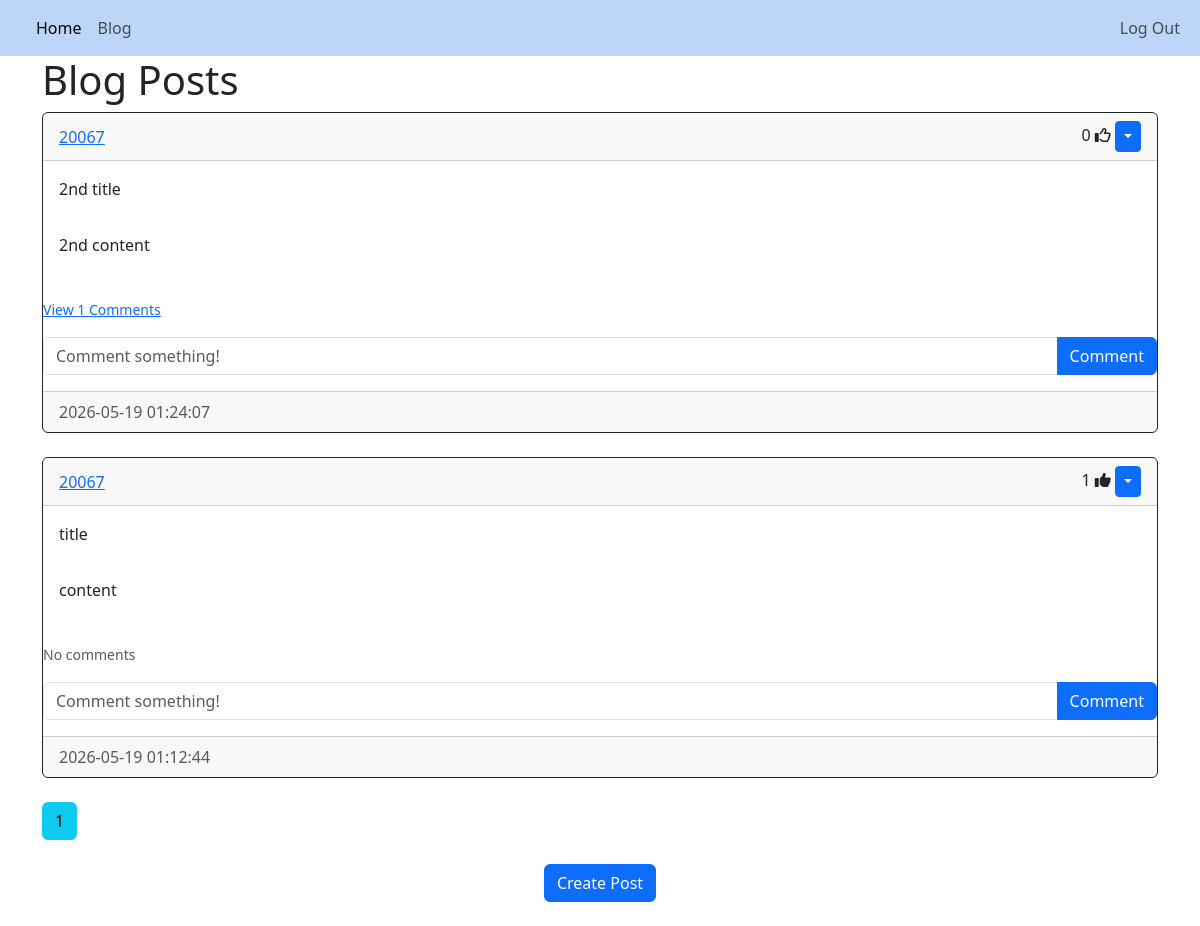
Page /blog (signed in) on the earlier database version.
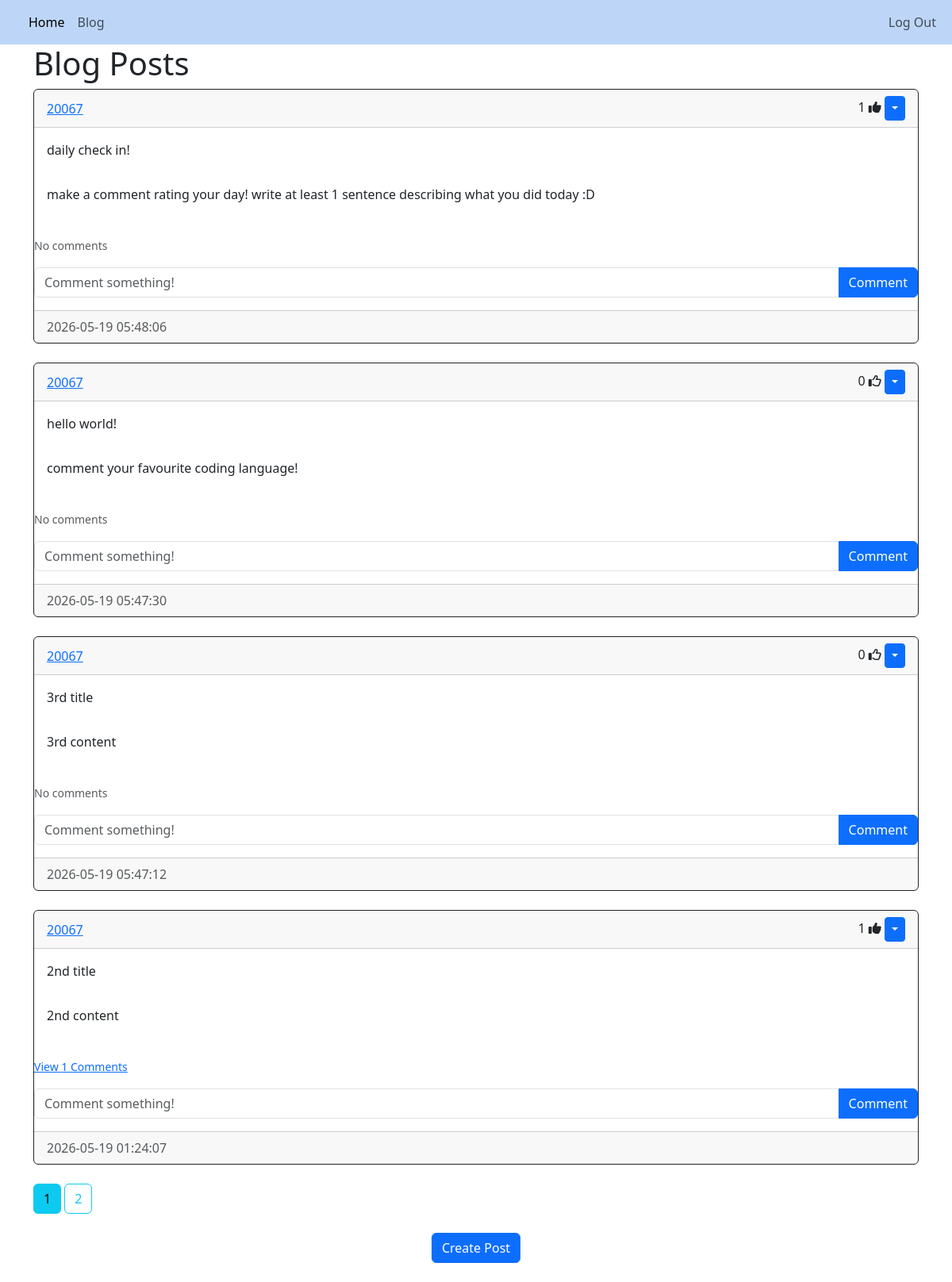
Same page on the later database version.
### website/models.py (models this page shows)
class Post(db.Model):
    id = db.Column(db.Integer, primary_key=True)
    title = db.Column(db.String(150), unique=True)
    content = db.Column(db.Text, nullable=False)
    date_created = db.Column(db.DateTime(timezone=True), default=func.now())
    author = db.Column(db.Integer, db.ForeignKey('user.id', ondelete="CASCADE"), nullable=False)
    comments = db.relationship('Comment', backref='post', passive_deletes=True)
    likes = db.relationship('Like', backref='post', passive_deletes=True)

class User(db.Model, UserMixin):
    id = db.Column(db.Integer, primary_key=True)
    email = db.Column(db.String(150), unique=True)
    username = db.Column(db.String(150), unique=True)
    password = db.Column(db.String(150))
    date_created = db.Column(db.DateTime(timezone=True), default=func.now())
    posts = db.relationship('Post', backref='user', passive_deletes=True)
    comments = db.relationship('Comment', backref='user', passive_deletes=True)
    likes = db.relationship('Like', backref='user', passive_deletes=True)

### website/views.py (the view)
@views.route("/blog")
@login_required
def blog():
    page = request.args.get('page', 1, type=int)
    posts = Post.query.order_by(Post.date_created.desc()).paginate(page=page, per_page=4)
    return render_template("blog.html", user=current_user, posts=posts)

### website/__init__.py (called while the page is built)
def create_app():
    app = Flask(__name__)
    app.config['SECRET_KEY'] = "DQiAlMIU5u5eeLDw4KPMHx4d"
    app.config['SQLALCHEMY_DATABASE_URI'] = f'sqlite:///{DB_NAME}'
    db.init_app(app)
    from .views import views
    from .auth import auth
    app.register_blueprint(views, url_prefix="/")
    app.register_blueprint(auth, url_prefix="/")
    from .models import User, Post
    with app.app_context():
        db.create_all()
    login_manager = LoginManager()
    login_manager.login_view = "auth.login"
    login_manager.init_app(app)
    @login_manager.user_loader
    def load_user(id):
        return User.query.get(int(id))
    return app

### website/templates/blog.html
{% extends "posts_div.html"%} {% block title %} Blog {% endblock %}

### website/templates/posts_div.html (shortened to what this page needs)
{% extends "template.html"%} {% block title %} Posts {% endblock %}
{% block content%}
<h1>Blog Posts</h1>
<div id="posts">
    {% for post in posts %}
    <div class="card border-dark">
        <div class="card-header d-flex justify-content-between align-items-center">
            <a href="/posts/{{post.user.username}}">{{post.user.username}}</a>
            <div>
                <span id="likes-count-{{post.id}}">{{ post.likes|length }}</span>
                {% if user.id in post.likes|map(attribute="author")|list %}
                <i class="fas fa-thumbs-up" id="like-button-{{post.id}}" onclick="like({{post.id}})"></i>
                {% else %}
                <i class="far fa-thumbs-up" id="like-button-{{post.id}}" onclick="like({{post.id}})"></i>
                {% endif %}
                    {% if user.id == post.author %}
                    <div class="btn-group">
                        <button type="button" class="btn btn-primary btn-sm dropdown-toggle" data-bs-toggle="dropdown"></button>
                    </div>
                    {% endif %}
            </div>
        </div>
        <div class ="card-body">
            <div class="card-text">{{post.title}}</div>
        </div>
        <div class ="card-body">
            <div class="card-text">{{post.content}}</div>
        </div>
        <br/>
        <p class="card-text">
            {% if post.comments|length > 0 %}
            <a data-bs-toggle="collapse" href="#comments-{{post.id}}" role="button">
                <small>View {{post.comments|length}} Comments</small>
            </a>
            {% else %}
            <small class="text-muted">No comments</small>
            {% endif %}
        </p>
        <form class="input-group mb-3" method="POST" action="/create-comment/{{post.id}}">
            <input type="text" id="text" name="text" class="form-control" placeholder="Comment something!"/>
            <button type="submit" class="btn btn-primary">Comment</button>
        </form >
        <div class ="card-footer text-muted">{{post.date_created}}</div>
    </div>
    <br/>
    {% endfor %}
</div>
{% for page_num in posts.iter_pages(left_edge=1, right_edge=1, left_current=1, right_current=2) %}
{% if page_num %}
{% if posts.page == page_num %}
<a class="btn btn-info mb-4" href="{{url_for('views.blog', page=page_num)}}">{{page_num}}</a>
{% else %}
<a class="btn btn-outline-info mb-4" href="{{url_for('views.blog', page=page_num)}}">{{page_num}}</a>
{% endif %}
{% else %}
...
{% endif %}
{% endfor %}
{% block footer %}
<div align="center">
    <a href="/create-post">
        <button type="button" class="btn btn-primary btn-large">
            Create Post
        </button>
    </a>
</div>
<br/>
{% endblock %}
{% endblock %}

### website/templates/template.html (shortened to what this page needs)
<!DOCTYPE html>
<html>
    <head>
        <link href="https://cdn.jsdelivr.net/npm/bootstrap@5.3.8/dist/css/bootstrap.min.css" rel="stylesheet">
        <link rel="stylesheet" type="text/css" href="{{ url_for('static', filename='main.css') }}">
    </head>
    <body>
        <nav class="navbar navbar-expand-lg">
            <div class="container-fluid">
                <div class="collapse navbar-collapse" id="navbarNavAltMarkup">
                  <div class="navbar-nav">
                    <a class="nav-link active" aria-current="page" href="/home">Home</a>
                  </div>
                    {% if user.is_authenticated %}
                    <div class="navbar-nav">
                        <a class="nav-link" href="/blog">Blog</a>
                    </div>
                    <div class="navbar-nav ms-auto">
                    <a class="nav-link" href="/logout">Log Out</a>
                    </div>
                    {% else %}
                    <div class="navbar-nav">
                    <a class="nav-link" href="/login">Login</a>
                    <a class="nav-link" href="/sign-up">Sign Up</a>
                    {% endif %}
                    </div>
                </div>
        </nav>
        <div class="container">{% block content %} {% endblock %}</div>
      </body>
</html>

### website/static/main.css (style rules this page uses)
nav { background-color: #bdd6f7; }

Differences in the rows shown:
no longer on this page (row unchanged): Post: user.username "20067", likes|length "1", title "title", content "content", shows "No comments", date_created "2026-05-19 01:12:44"
added Post: user.username "20067", likes|length "1", title "daily check in!", content "make a comment rating your day! write at least 1 sentence describing what you did today :D", shows "No comments", date_created "2026-05-19 05:48:06"
added Post: user.username "20067", likes|length "0", title "hello world!", content "comment your favourite coding language!", shows "No comments", date_created "2026-05-19 05:47:30"
added Post: user.username "20067", likes|length "0", title "3rd title", content "3rd content", shows "No comments", date_created "2026-05-19 05:47:12"
computed for Post "2nd title": likes|length "0" → "1"
Other differences:
new list line: "2"
